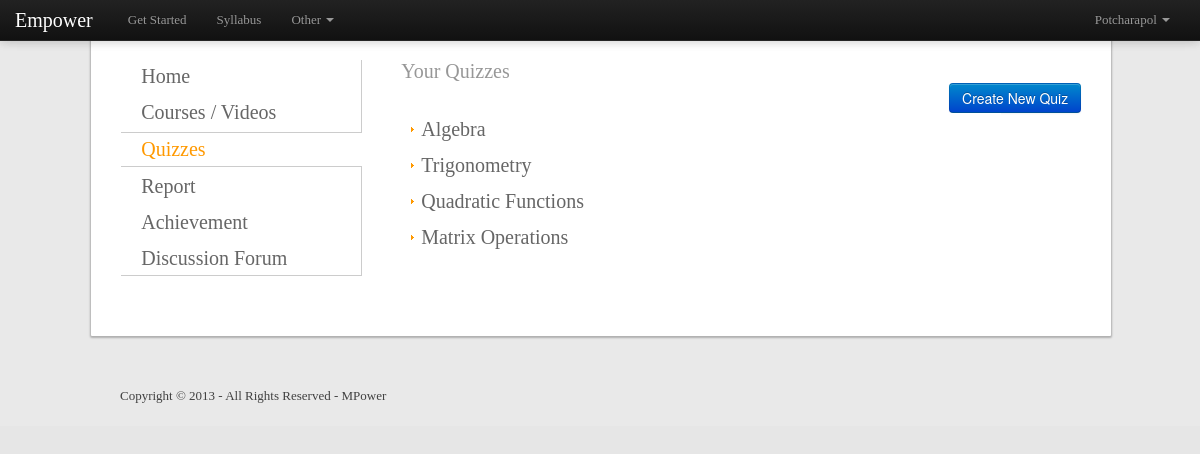
Page /quiz.php (signed in) on the committed database.
### tables this page shows
CREATE TABLE `subject` (
  `id` int(11) NOT NULL auto_increment,
  `name` text,
  `parentid` int(11) default NULL,
  PRIMARY KEY  (`id`),
  FULLTEXT KEY `name` (`name`)
);

### quiz_teacher.php (the view, shortened to what this page needs)
<!DOCTYPE html>
<html lang="en">
	<head>
		<link href="assets/css/bootstrap.css" rel="stylesheet">
        <link href="assets/css/bootstrap-responsive.css" rel="stylesheet">
		<link rel="stylesheet" href="assets/css/layout.css" type="text/css">
		<link rel="stylesheet" href="assets/css/popbox.css" type="text/css">
		<link rel="stylesheet" href="assets/css/quiz.css" type="text/css">
	</head>
	<body>
		<?php include 'header.php'; ?>
		<div class="wrapper row2">
			<div id="container">
				<div class="full-canvas">
					<aside id="left_column">
						<nav>
							<ul>
							<li><a href="index.php"><h2>Home</h2></a></li>
							<li><a href="courses.php"><h2>Courses / Videos</h2></a></li>
							<li class="selected"><a href="quiz.php"><h2>Quizzes</h2></a></li>
							<li><a href="report.php"><h2>Report</h2></a></li>
							<li><a href="achievement.php"><h2>Achievement</h2></a></li>
							<li class="last"><a href="discussion.php"><h2>Discussion Forum</h2></a></li>
							</ul>
						</nav>
					</aside>
					<div id="content">
						<div id="quiz_header_div">
							<header id="quiz_header">
								<hgroup>
								<h1>Your Quizzes</h1>
								</hgroup>
								<input type="button" style="float:right;" class="btn btn-primary" value="Create New Quiz" onclick="window.location.href='quiz\_create.php';" />
							</header>
						</div>
						<div id="quiz_links_div">
							<aside id="quiz_links">
								<nav>
								<?php
									if (isset($_SESSION['login_user']) && !empty($_SESSION['login_user'])) {
										$courses_query = mysql_query('SELECT DISTINCT subjectid FROM quiz ORDER BY subjectid');
										$numCourses = mysql_num_rows($courses_query);
										echo '<ul>';
										for ($i = 0; $i < $numCourses; ++$i) {
											$course = mysql_fetch_array($courses_query);
											$subject_query = mysql_query('SELECT * FROM subject WHERE id='.$course['subjectid']);
											$subject = mysql_fetch_array($subject_query);
											echo ($i == $numCourses-1) ? '<li class="last">' : '<li>';
											echo '<a class="quizzes_link_dropdown" id="'.$subject['name'].'_quizzes" href="#"><h2>'.$subject['name'].'</h2></a>';
											echo '</li>';
										}
										echo '</ul>';
									}
								?>
								</nav>
							</aside>
						</div>
					</div>
				</div>
			</div>
		</div>
		<?php include 'footer.php'; ?>
	</body>
</html>

### assets/css/layout.css (style rules this page uses)
body { margin:0; padding:0; font-size:13px; font-family:Georgia, "Times New Roman", Times, serif; color:#404040; background-color:#E6E6E6; }
a { outline:none; text-decoration:none; }
address, article, aside, figcaption, figure, footer, header, hgroup, nav, section { display:block; margin:0; padding:0; }
div.wrapper { display:block; width:100%; margin:0; padding:0; text-align:left; }
.row2 { color:#979797; background-color:#E9E9E9; }
.row2 a { color:#FF9900; background-color:#FFFFFF; }
#header, #container, #footer { display:block; margin:0 auto; width:960px; }
nav ul { margin:0; padding:0; list-style:none; }
h1, h2, h3, h4, h5, h6 { margin:0; padding:0; font-size:20px; font-weight:normal; font-style:normal; line-height:normal; }
#container { padding:30px 0; }
#container .full-canvas { background-color:#FFFFFF; border-radius:1px; box-shadow:0 1px 2px 1px rgba(0, 0, 0, 0.25); height:100%; margin-left:-3%; padding:30px; width:100%; }
#container #left_column { float:left; width:240px; }
#container #left_column nav { display:block; width:100%; margin-bottom:30px; border-right:1px solid #CCCCCC; border-bottom:1px solid #CCCCCC; }
#container #left_column nav ul { margin:0; padding:0; list-style:none; }
#container #left_column nav li { margin:0 0 3px 0; padding:0; }
#container #left_column nav li.selected { border-top:1px solid #CCCCCC; border-bottom:1px solid #CCCCCC; width:100.5%; }
#container #left_column nav li.selected a { font-weight:bold; color:#FF9900; }
#container #left_column nav li.last { margin-bottom:0; border-bottom:none; }
#container #left_column nav a { display:block; margin:0; padding:5px 10px 5px 20px; color:#666666; text-decoration:none; }
#container #content { float:right; width:680px; }

### assets/css/elements.css (style rules this page uses)
.btn { background-color:#2B91AF; border-radius:10px; box-shadow:0 2px 3px rgba(0,0,0,0.3); color:#FFFFFF; cursor:pointer; display:inline-block; padding:5px 10px; text-align:center; text-decoration:none; }

### assets/css/quiz.css (style rules this page uses)
#quiz_links_div #quiz_links { float:left; width:600px; }
#quiz_links_div #quiz_links nav { display:block; width:100%; margin-bottom:30px; }
#quiz_links_div #quiz_links nav ul { margin:0; padding:0; list-style:none; }
#quiz_links_div #quiz_links nav li { margin:0 0 3px 0; padding:0; }
#quiz_links_div #quiz_links nav li.last { margin-bottom:0; }
#quiz_links_div #quiz_links nav a { display:block; margin:0; padding:5px 10px 5px 20px; color:#666666; background:url("../images/orange_file.gif") no-repeat 10px center #FFFFFF; text-decoration:none; }

### rows in the picture
subject: name "Algebra"
subject: name "Trigonometry"
subject: name "Quadratic Functions"
subject: name "Matrix Operations"

### other values in the picture
$_SESSION['login_user'] "Potcharapol"
